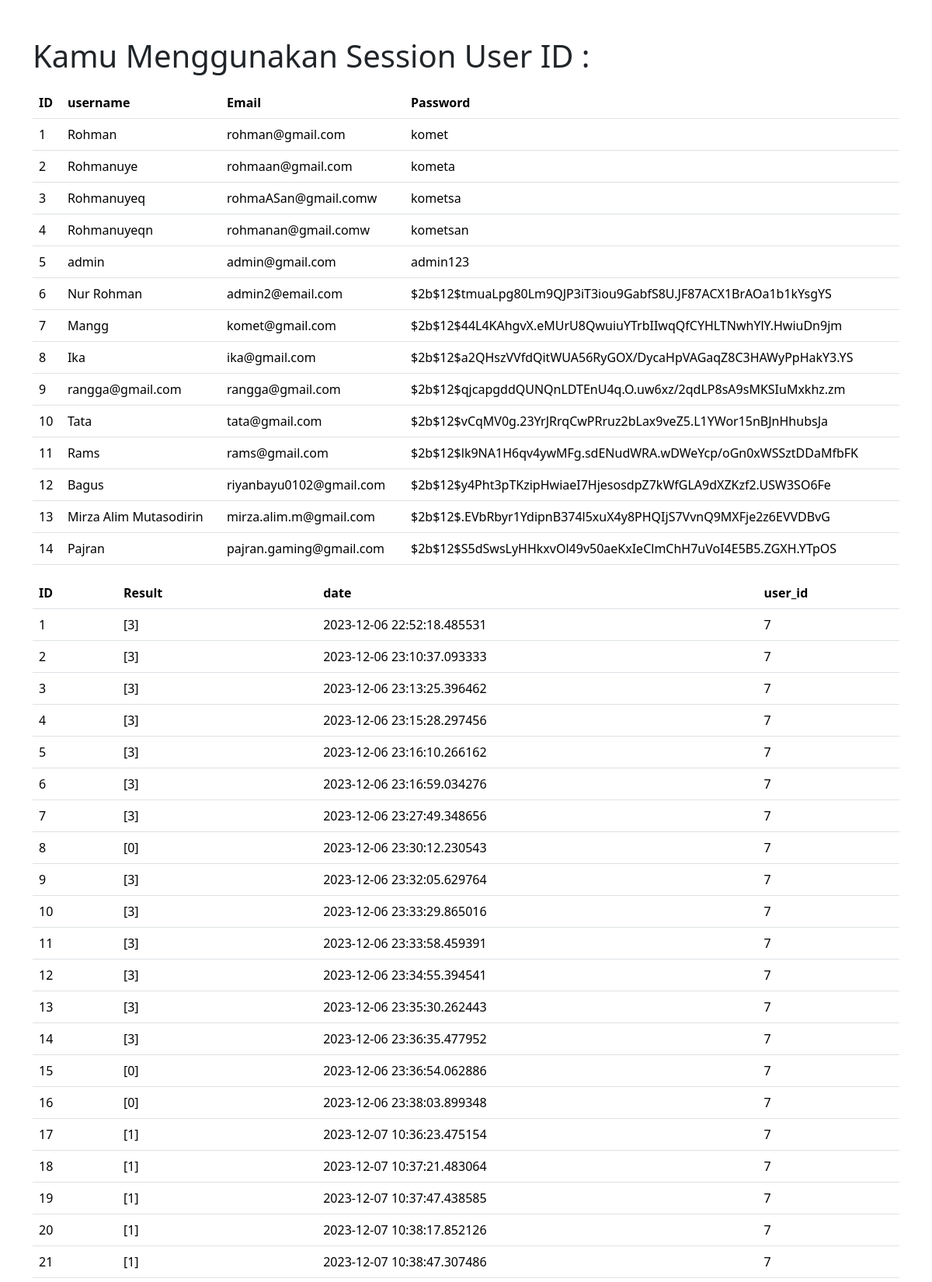
Page /list (upper part) on the committed database.
### application.py (models this page shows, shortened)
class User(db.Model):
    id = db.Column(db.Integer, primary_key=True)
    fullname = db.Column(db.String(100), nullable=False)
    email = db.Column(db.String(100), nullable=False)
    password = db.Column(db.String(256), nullable=False)
    history = db.relationship("History", backref="user")
    review = db.relationship("Review", backref="user")

class History(db.Model):
    id = db.Column(db.Integer, primary_key=True)
    result = db.Column(db.Integer, nullable=False)
    date = db.Column(db.DateTime, default=datetime.datetime.now)
    user_id = db.Column(db.Integer, db.ForeignKey('user.id'))

### application.py (the view)
@app.route("/list", methods=['GET', 'POST'])
def list():
    title = "K-Genz | List"
    users = db.session.execute(db.select(User).order_by(User.id)).scalars()
    historyq = db.session.execute(db.select(History).order_by(History.id)).scalars()
    return render_template("user/list.html", users = users, hist = historyq, title = title)

### templates/user/list.html (shortened to what this page needs)
<!DOCTYPE html>
<html lang="en">
<head>
    <link rel="stylesheet" href="{{ url_for('static', filename='css/bootstrap.css')}}">
</head>
<body>
    <div class="container mt-5">
        <h1>Kamu Menggunakan Session User ID : {{ ses }}</h1>
        <div class="form mt-3">
            <table class="table ">
                <tr>
                    <th scope="col">ID</th>
                    <th scope="col">username</th>
                    <th scope="col">Email</th>
                    <th scope="col">Password</th>
                </tr>
                {% for user in users %}
                <tr>
                    <td scope="row">{{user.id}}</td>
                    <td>{{user.fullname}}</td>
                    <td>{{user.email}}</td>
                    <td>{{user.password}}</td>
                </tr>
                {% endfor %}
            </table>
        </div>
    </div>
    <div class="container">
        <div class="form mt-3">
            <table class="table">
                <tr>
                    <th scope="col">ID</th>
                    <th scope="col">Result</th>
                    <th scope="col">date</th>
                    <th scope="col">user_id</th>
                </tr>
                {% for history in hist %}
                <tr>
                    <td scope="row">{{history.id}}</td>
                    <td>{{history.result}}</td>
                    <td>{{history.date}}</td>
                    <td>{{history.user_id}}</td>
                </tr>
                {% endfor %}
            </table>
        </div>
    </div>
</body>
</html>

### rows in the picture
User: id "1", fullname "Rohman", email "rohman@gmail.com", password "komet"
User: id "2", fullname "Rohmanuye", email "rohmaan@gmail.com", password "kometa"
User: id "3", fullname "Rohmanuyeq", email "rohmaASan@gmail.comw", password "kometsa"
User: id "4", fullname "Rohmanuyeqn", email "rohmanan@gmail.comw", password "kometsan"
User: id "5", fullname "admin", email "admin@gmail.com", password "admin123"
User: id "6", fullname "Nur Rohman", email "admin2@email.com", password "$2b$12$tmuaLpg80Lm9QJP3iT3iou9GabfS8U.JF87ACX1BrAOa1b1kYsgYS"
User: id "7", fullname "Mangg", email "komet@gmail.com", password "$2b$12$44L4KAhgvX.eMUrU8QwuiuYTrbIIwqQfCYHLTNwhYlY.HwiuDn9jm"
User: id "8", fullname "Ika", email "ika@gmail.com", password "$2b$12$a2QHszVVfdQitWUA56RyGOX/DycaHpVAGaqZ8C3HAWyPpHakY3.YS"
User: id "9", fullname "rangga@gmail.com", email "rangga@gmail.com", password "$2b$12$qjcapgddQUNQnLDTEnU4q.O.uw6xz/2qdLP8sA9sMKSIuMxkhz.zm"
User: id "10", fullname "Tata", email "tata@gmail.com", password "$2b$12$vCqMV0g.23YrJRrqCwPRruz2bLax9veZ5.L1YWor15nBJnHhubsJa"
User: id "11", fullname "Rams", email "rams@gmail.com", password "$2b$12$lk9NA1H6qv4ywMFg.sdENudWRA.wDWeYcp/oGn0xWSSztDDaMfbFK"
User: id "12", fullname "Bagus", email "riyanbayu0102@gmail.com", password "$2b$12$y4Pht3pTKzipHwiaeI7HjesosdpZ7kWfGLA9dXZKzf2.USW3SO6Fe"
User: id "13", fullname "Mirza Alim Mutasodirin", email "mirza.alim.m@gmail.com", password "$2b$12$.EVbRbyr1YdipnB374l5xuX4y8PHQIjS7VvnQ9MXFje2z6EVVDBvG"
User: id "14", fullname "Pajran", email "pajran.gaming@gmail.com", password "$2b$12$S5dSwsLyHHkxvOl49v50aeKxIeClmChH7uVoI4E5B5.ZGXH.YTpOS"
History: id "1", result "[3]", date "2023-12-06 22:52:18.485531", user_id "7"
History: id "2", result "[3]", date "2023-12-06 23:10:37.093333", user_id "7"
History: id "3", result "[3]", date "2023-12-06 23:13:25.396462", user_id "7"
History: id "4", result "[3]", date "2023-12-06 23:15:28.297456", user_id "7"
History: id "5", result "[3]", date "2023-12-06 23:16:10.266162", user_id "7"
History: id "6", result "[3]", date "2023-12-06 23:16:59.034276", user_id "7"
History: id "7", result "[3]", date "2023-12-06 23:27:49.348656", user_id "7"
History: id "8", result "[0]", date "2023-12-06 23:30:12.230543", user_id "7"
History: id "9", result "[3]", date "2023-12-06 23:32:05.629764", user_id "7"
History: id "10", result "[3]", date "2023-12-06 23:33:29.865016", user_id "7"
History: id "11", result "[3]", date "2023-12-06 23:33:58.459391", user_id "7"
History: id "12", result "[3]", date "2023-12-06 23:34:55.394541", user_id "7"
History: id "13", result "[3]", date "2023-12-06 23:35:30.262443", user_id "7"
History: id "14", result "[3]", date "2023-12-06 23:36:35.477952", user_id "7"
History: id "15", result "[0]", date "2023-12-06 23:36:54.062886", user_id "7"
History: id "16", result "[0]", date "2023-12-06 23:38:03.899348", user_id "7"
History: id "17", result "[1]", date "2023-12-07 10:36:23.475154", user_id "7"
History: id "18", result "[1]", date "2023-12-07 10:37:21.483064", user_id "7"
History: id "19", result "[1]", date "2023-12-07 10:37:47.438585", user_id "7"
History: id "20", result "[1]", date "2023-12-07 10:38:17.852126", user_id "7"
History: id "21", result "[1]", date "2023-12-07 10:38:47.307486", user_id "7"
